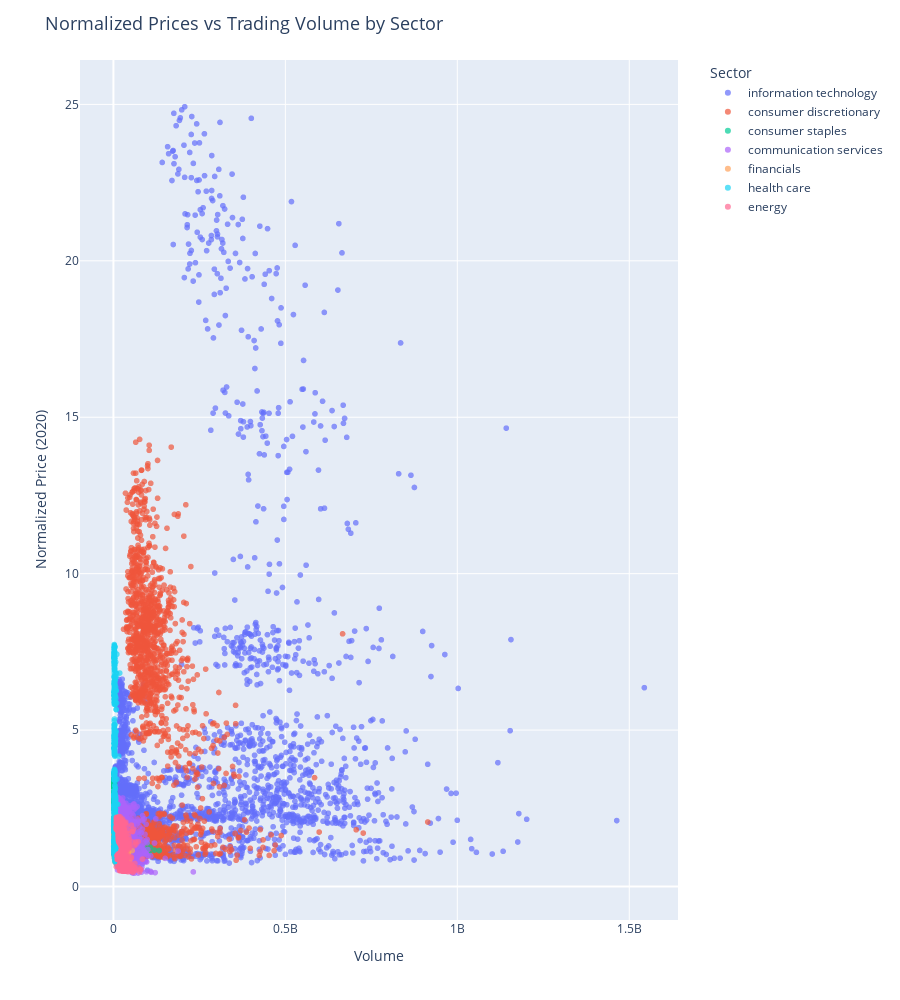

The code cell stored with this chart in its notebook:
### Code cell
# Create a scatter plot with Plotly
fig = px.scatter(
    master_2020,
    x="volume",
    y="norm_price_2020",
    color="sector",
    color_continuous_scale=px.colors.sequential.Viridis,
    size_max=40,  # Adjust this value to make points smaller
    opacity=0.7,
    labels={"sector": "Sector", "volume": "Volume", "norm_price_2020": "Normalized Price (2020)"}
)

# Update layout to mimic the aesthetics of the Matplotlib plot and adjust height
fig.update_layout(
    title="Normalized Prices vs Trading Volume by Sector",
    title_font_size=18,
    xaxis_title="Volume",
    yaxis_title="Normalized Price (2020)",
    legend_title_text="Sector",
    height=1000,  # Adjust this value to make the plot higher
    legend=dict(
        x=1.05,
        y=1,
        yanchor='top',
        xanchor='left',
        title_font_size=14
    )
)

### Figure 1 — Plotly figure (JSON) as saved in the notebook; plotly's stock layout.template omitted (floating-point values rounded to 4 significant figures; data arrays with more than 128 entries replaced by an {"elided": "..."} marker saying what was removed)
{"data": [{"hovertemplate": "Sector=information technology<br>Volume=%{x}<br>Normalized Price (2020)=%{y}<extra></extra>", "legendgroup": "information technology", "marker": {"color": "#636efa", "opacity": 0.7, "symbol": "circle"}, "mode": "markers", "name": "information technology", "showlegend": true, "type": "scattergl", "x": {"elided": "6180 int values"}, "xaxis": "x", "y": {"elided": "6180 float values"}, "yaxis": "y"}, {"hovertemplate": "Sector=consumer discretionary<br>Volume=%{x}<br>Normalized Price (2020)=%{y}<extra></extra>", "legendgroup": "consumer discretionary", "marker": {"color": "#EF553B", "opacity": 0.7, "symbol": "circle"}, "mode": "markers", "name": "consumer discretionary", "showlegend": true, "type": "scattergl", "x": {"elided": "3708 int values"}, "xaxis": "x", "y": {"elided": "3708 float values"}, "yaxis": "y"}, {"hovertemplate": "Sector=consumer staples<br>Volume=%{x}<br>Normalized Price (2020)=%{y}<extra></extra>", "legendgroup": "consumer staples", "marker": {"color": "#00cc96", "opacity": 0.7, "symbol": "circle"}, "mode": "markers", "name": "consumer staples", "showlegend": true, "type": "scattergl", "x": {"elided": "3708 int values"}, "xaxis": "x", "y": {"elided": "3708 float values"}, "yaxis": "y"}, {"hovertemplate": "Sector=communication services<br>Volume=%{x}<br>Normalized Price (2020)=%{y}<extra></extra>", "legendgroup": "communication services", "marker": {"color": "#ab63fa", "opacity": 0.7, "symbol": "circle"}, "mode": "markers", "name": "communication services", "showlegend": true, "type": "scattergl", "x": {"elided": "3708 int values"}, "xaxis": "x", "y": {"elided": "3708 float values"}, "yaxis": "y"}, {"hovertemplate": "Sector=financials<br>Volume=%{x}<br>Normalized Price (2020)=%{y}<extra></extra>", "legendgroup": "financials", "marker": {"color": "#FFA15A", "opacity": 0.7, "symbol": "circle"}, "mode": "markers", "name": "financials", "showlegend": true, "type": "scattergl", "x": {"elided": "3708 int values"}, "xaxis": "x", "y": {"elided": "3708 float values"}, "yaxis": "y"}, {"hovertemplate": "Sector=health care<br>Volume=%{x}<br>Normalized Price (2020)=%{y}<extra></extra>", "legendgroup": "health care", "marker": {"color": "#19d3f3", "opacity": 0.7, "symbol": "circle"}, "mode": "markers", "name": "health care", "showlegend": true, "type": "scattergl", "x": {"elided": "2472 int values"}, "xaxis": "x", "y": {"elided": "2472 float values"}, "yaxis": "y"}, {"hovertemplate": "Sector=energy<br>Volume=%{x}<br>Normalized Price (2020)=%{y}<extra></extra>", "legendgroup": "energy", "marker": {"color": "#FF6692", "opacity": 0.7, "symbol": "circle"}, "mode": "markers", "name": "energy", "showlegend": true, "type": "scattergl", "x": {"elided": "1236 int values"}, "xaxis": "x", "y": {"elided": "1236 float values"}, "yaxis": "y"}], "layout": {"height": 1000, "legend": {"title": {"font": {"size": 14}, "text": "Sector"}, "tracegroupgap": 0, "x": 1.05, "xanchor": "left", "y": 1, "yanchor": "top"}, "margin": {"t": 60}, "title": {"font": {"size": 18}, "text": "Normalized Prices vs Trading Volume by Sector"}, "xaxis": {"anchor": "y", "domain": [0, 1], "title": {"text": "Volume"}}, "yaxis": {"anchor": "x", "domain": [0, 1], "title": {"text": "Normalized Price (2020)"}}}}
